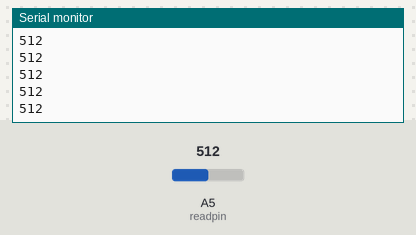
Bench run of a sketch on a simulated Arduino Uno, built with avr-gcc and run on an emulated ATmega328P. Shown: the last lines printed to the serial monitor. The inputs (shaded band) are chosen by the test bench; at power-on: A5 (readpin) = 512.

Above: at 1.2 s.
1.3 s: A5 (readpin) set to 716
At 1.9 s:
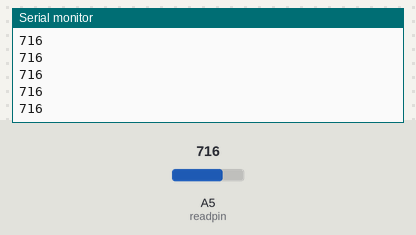
2.8 s: A5 (readpin) set to 900
At 3.9 s:
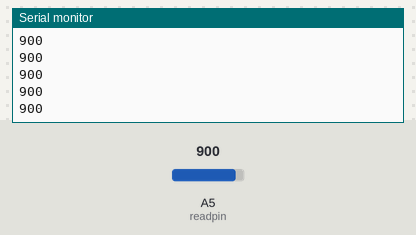
Timing chart, 0 to 5.8 s (numbered marks = the images above; inputs shaded):
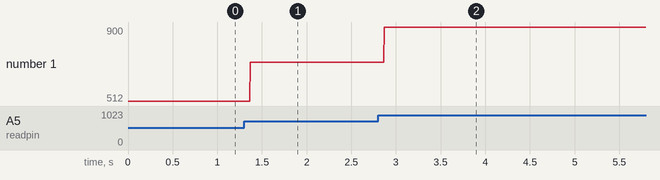

The sketch:

potentiometer_reading.ino
```cpp
// Author: Atul Singh
// Description: for printing the potential(voltage) output through potentiometer
// Board: Arduino UNO

int readpin=A5;

void setup() {

  Serial.begin(9600); // for maintaining the same speed of data transfer between computer and arduino

}

void loop() {

  Serial.println(analogRead(readpin));// printing the values input T0 A5 pin through potentiometer output

}// so here for this code we have connected 5v to the right leg of potentiometer and the very left leg to gnd and the middle leg give the output
// voltage which is being readed through A5 analog pin.
```

Measured:
- after the input at 1.3 s, the serial monitor: prints a new line after 0.07 s (image 1)
- after the input at 2.8 s, the serial monitor: prints a new line after 0.07 s (image 2)
- plotted number 1: 512 → 716 after the input at 1.3 s, 716 → 900 after the input at 2.8 s
